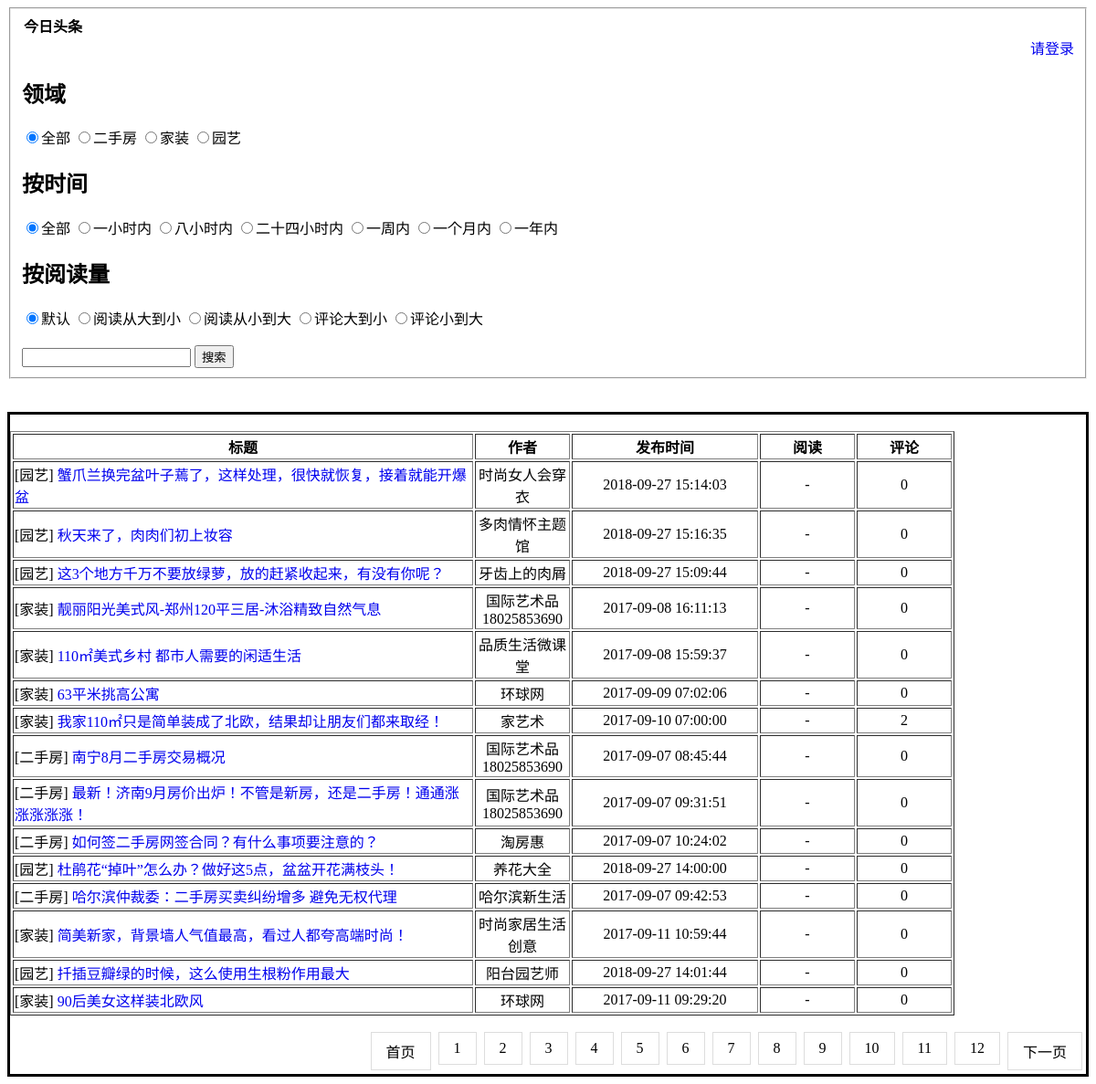
The page / on the database its author committed.
### silo/models.py (models this page shows)
class NewsInfo(models.Model):
    Title = models.CharField(max_length=100)
    Url = models.CharField(max_length=100)
    Author = models.CharField(max_length=20)
    Time = models.CharField(max_length=50)
    Reading = models.CharField(max_length=20)
    Comment = models.CharField(max_length=20)
    Classify = models.CharField(max_length=20)
    Content = models.CharField(max_length=10000)

### silo/views.py (the view)
# urls.py: url('^$', views.TianTian),
def TianTian(request):
    contact_list = NewsInfo.objects.filter()
    contacts=pages(request,contact_list)
    return render(request,'index.html',{'contacts': contacts})

### silo/views.py (called while the page is built)
def pages(request,contact_list):
    paginator = Paginator(contact_list,15)  # Show 25 contacts per page
    page = request.GET.get('page',1)
    contacts = paginator.page(page)
    return contacts

### templates/index.html (shortened to what this page needs)
<!DOCTYPE html>
<html lang="en">
<head>
</head>
<body>
<fieldset>
    <form method="post" action="/search/" id="search_form">
    <legend><b>今日头条</b></legend>
    <div style="text-align: right"><a href="#">请登录</a></div>
        <div>
            <h2>领域</h2>
            <label><input type="radio" checked="true" onclick="cateForm()" name="cate_id" value="" />全部</label>
            <label><input type="radio"  onclick="cateForm(69)" name="cate_id" value="[二手房]"/>二手房</label>
            <label><input type="radio"  onclick="cateForm(68)" name="cate_id" value="[家装]"/>家装</label>
            <label><input type="radio"  onclick="cateForm(67)" name="cate_id" value="园艺"/>园艺</label>
        <div>
            <h2>按时间</h2>
            <label><input type="radio" checked="true" onclick="timeForm();return false;" name="time_type" value="" />全部</label>
            <label><input type="radio"  onclick="timeForm(1);return false;" name="time_type" value="1"/>一小时内</label>
            <label><input type="radio"  onclick="timeForm(2);return false;" name="time_type" value="2"/>八小时内</label>
            <label><input type="radio"  onclick="timeForm(3);return false;" name="time_type" value="3"/>二十四小时内</label>
            <label><input type="radio"  onclick="timeForm(4);return false;" name="time_type" value="4"/>一周内</label>
            <label><input type="radio"  onclick="timeForm(5);return false;" name="time_type" value="5"/>一个月内</label>
            <label><input type="radio"  onclick="timeForm(6);return false;" name="time_type" value="6"/>一年内</label><br>
            <h2>按阅读量</h2>
            <label><input type="radio" checked="true" onclick="readOrderForm()" name="read_order" value=""/>默认</label>
            <label><input type="radio"  onclick="readOrderForm(2);return false;"  name="read_order" value="2"/>阅读从大到小</label>
            <label><input type="radio"  onclick="readOrderForm(1);return false;" name="read_order" value="1"/>阅读从小到大</label>
            <label><input type="radio"  onclick="readOrderForm(4);return false;"  name="read_order" value="4"/>评论大到小</label>
            <label><input type="radio"  onclick="readOrderForm(3);return false;" name="read_order" value="3"/>评论小到大</label>
        </div><br>
<div >
        <div>
            <input type="text" name="search" />
            <input type="button" onclick="submitForm();return false;" value="搜索"/>
        </div>
</div>
    </div>
    </form>
</fieldset><br><br>
<div style="border: solid">
    <table border="1">
        <thead>
            <tr>
                <th width="500">标题</th>
                <th width="100">作者</th>
                <th width="200" >发布时间</th>
                <th width="100">阅读</th>
                <th width="100"> 评论</th>
            </tr>
        </thead>
        <tbody>
        {% for data in contacts %}
            <tr>
                <td>{{ data.Classify }}<a href="/content/{{ data.id }}/" style="text-decoration: none;">{{ data.Title }}</a></td>
                <td style="text-align: center">{{ data.Author }}</td>
                <td style="text-align: center">{{ data.Time }}</td>
                <td style="text-align: center">
                    {% if data.Reading != ' ' %}
                    {{ data.Reading }}
                    {% else %}
                         -
                    {% endif %}
                </td>
                <td style="text-align: center">{{ data.Comment }}</td>
            </tr>
        {% endfor %}
        </tbody><br>
    </table>
<br>
<div name="page" style="text-align: right" >
<nav aria-label="Pag navigation">
    <ul class="pagination" >
       <li> <a href="?page=1">首页</a></li>
        {% for pg in contacts.paginator.page_range %}
            {% if contacts.number == pg %}
            <li >
            <a href="?page={{ pg }}">{{ pg }}</a>
            </li>
            {% else %}
            <li  >
            <a href="?page={{ pg }}">{{ pg }}</a>
            </li>
        {% endif %}
        {% endfor %}
        {% if contacts.has_next %}
            <li><a href="?page={{ contacts.next_page_number }}" aria-label="Next">下一页</a></li>
        {% endif %}
    </ul>
</nav>
</div>
</div>
</body>
</html>

### templates/index.html (style rules this page uses)
a { text-decoration: none; }
ul.pagination { display: inline-block; padding: 0; margin: 0; }
ul.pagination li { display: inline; }
ul.pagination li a { color: black; float: left; padding: 8px 16px; text-decoration: none; transition: background-color .3s; border: 1px solid #ddd; margin: 0 4px; }

### rows shown on the page
NewsInfo: Classify "[园艺]", Title "蟹爪兰换完盆叶子蔫了，这样处理，很快就恢复，接着就能开爆盆", Author "时尚女人会穿衣", Time "2018-09-27 15:14:03", Comment "0"
NewsInfo: Classify "[园艺]", Title "秋天来了，肉肉们初上妆容", Author "多肉情怀主题馆", Time "2018-09-27 15:16:35", Comment "0"
NewsInfo: Classify "[园艺]", Title "这3个地方千万不要放绿萝，放的赶紧收起来，有没有你呢？", Author "牙齿上的肉屑", Time "2018-09-27 15:09:44", Comment "0"
NewsInfo: Classify "[家装]", Title "靓丽阳光美式风-郑州120平三居-沐浴精致自然气息", Author "国际艺术品18025853690", Time "2017-09-08 16:11:13", Comment "0"
NewsInfo: Classify "[家装]", Title "110㎡美式乡村 都市人需要的闲适生活", Author "品质生活微课堂", Time "2017-09-08 15:59:37", Comment "0"
NewsInfo: Classify "[家装]", Title "63平米挑高公寓", Author "环球网", Time "2017-09-09 07:02:06", Comment "0"
NewsInfo: Classify "[家装]", Title "我家110㎡只是简单装成了北欧，结果却让朋友们都来取经！", Author "家艺术", Time "2017-09-10 07:00:00", Comment "2"
NewsInfo: Classify "[二手房]", Title "南宁8月二手房交易概况", Author "国际艺术品18025853690", Time "2017-09-07 08:45:44", Comment "0"
NewsInfo: Classify "[二手房]", Title "最新！济南9月房价出炉！不管是新房，还是二手房！通通涨涨涨涨涨！", Author "国际艺术品18025853690", Time "2017-09-07 09:31:51", Comment "0"
NewsInfo: Classify "[二手房]", Title "如何签二手房网签合同？有什么事项要注意的？", Author "淘房惠", Time "2017-09-07 10:24:02", Comment "0"
NewsInfo: Classify "[园艺]", Title "杜鹃花“掉叶”怎么办？做好这5点，盆盆开花满枝头！", Author "养花大全", Time "2018-09-27 14:00:00", Comment "0"
NewsInfo: Classify "[二手房]", Title "哈尔滨仲裁委：二手房买卖纠纷增多 避免无权代理", Author "哈尔滨新生活", Time "2017-09-07 09:42:53", Comment "0"
NewsInfo: Classify "[家装]", Title "简美新家，背景墙人气值最高，看过人都夸高端时尚！", Author "时尚家居生活创意", Time "2017-09-11 10:59:44", Comment "0"
NewsInfo: Classify "[园艺]", Title "扦插豆瓣绿的时候，这么使用生根粉作用最大", Author "阳台园艺师", Time "2018-09-27 14:01:44", Comment "0"
NewsInfo: Classify "[家装]", Title "90后美女这样装北欧风", Author "环球网", Time "2017-09-11 09:29:20", Comment "0"

### other values the page prints
{{ pg }} "1"
{{ pg }} "2" "3" "4" "5" "6" "7" "8" "9" "10" "11" "12"
